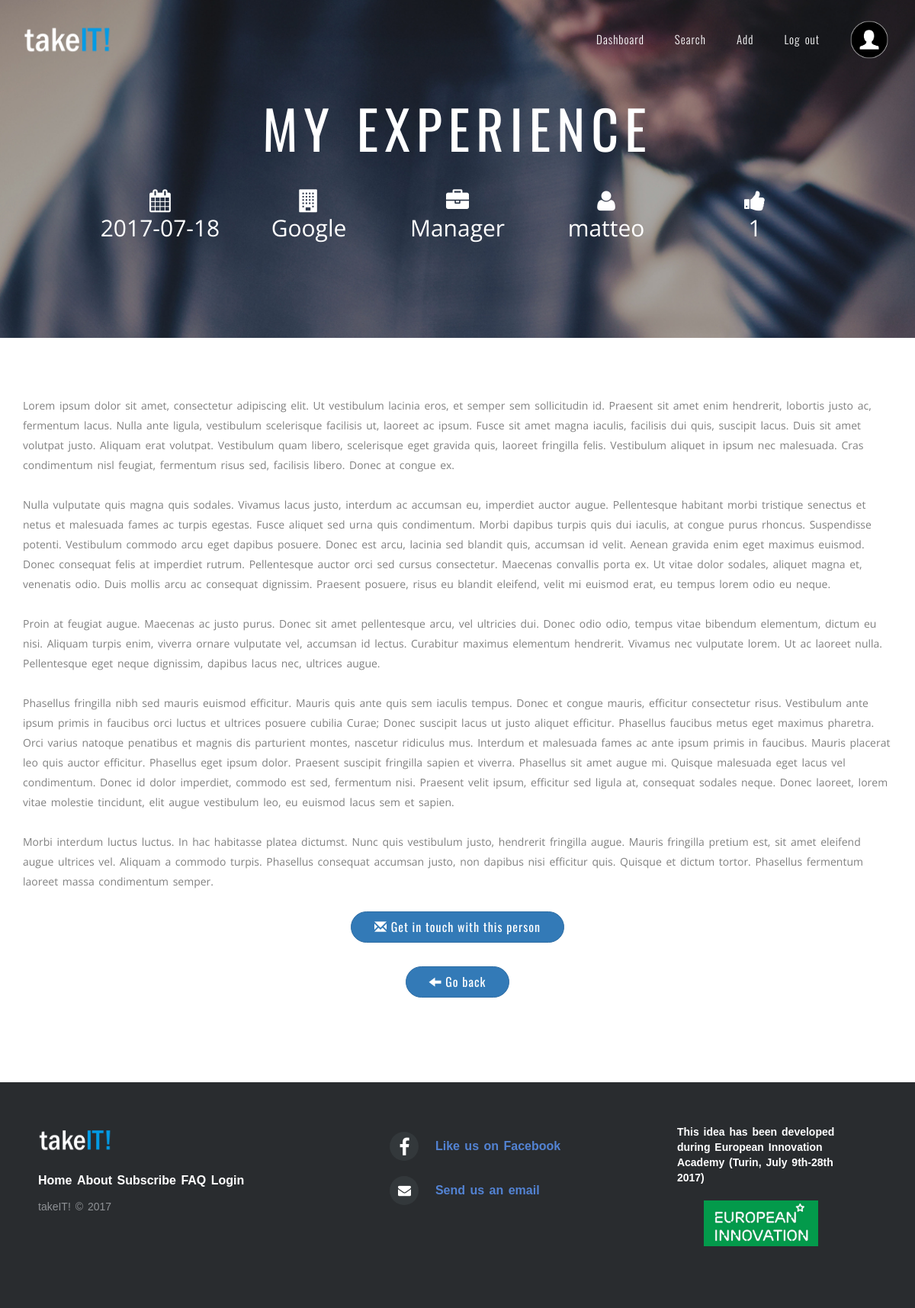
Screenshot of /app/view.php?id=4 (signed in) with the database file from the repository.
### tables this page shows
CREATE TABLE `experience` (
  `Id` int(11) NOT NULL,
  `Company` varchar(50) NOT NULL,
  `Date` date NOT NULL,
  `User` varchar(50) NOT NULL,
  `Position` varchar(50) NOT NULL,
  `Title` varchar(50) NOT NULL,
  `Description` mediumtext NOT NULL
);

### app/functions.php (called while the page is built, shortened)
<?php
  function count_votes($db, $id) {
    return $db->query("SELECT COUNT(*) FROM vote WHERE Id = $id")->fetch_array()[0];
  }
?>

### app/view.php (the view, shortened to what this page needs)
<?php
  include("functions.php");
  $db = db_connect();
  $query_info = $db->query("SELECT * FROM experience WHERE Id = $_GET[id]");
  $info = $query_info->fetch_assoc();
  $info["Votes"] = count_votes($db, $_GET["id"]);
  $mail = $db->query("SELECT Mail FROM user WHERE User = '$info[User]'")->fetch_array()[0];
?>
<!DOCTYPE html>
<html lang="en">
<head>
  <link href="../css/bootstrap.min.css" rel="stylesheet">
  <link href="../css/font-awesome.min.css" rel="stylesheet">
  <link href="../css/owl.theme.css" rel="stylesheet">
  <link href="../css/owl.carousel.css" rel="stylesheet">
  <link href="../css/owl.transitions.css" rel="stylesheet">
  <link href="../css/style.css" rel="stylesheet">
  <link href="../css/footer.css" rel="stylesheet">
  <link href="../css/own.css" rel="stylesheet">
</head>
<body>
  <header class="st-navbar">
    <nav class="navbar navbar-default navbar-fixed-top clearfix" role="navigation">
      <div class="container">
        <div class="navbar-header">
          <a class="navbar-brand" href="../"><img src="../photos/logo_white.png" alt="" class="img-responsive"></a>
        </div>
        <div class="collapse navbar-collapse main-nav" id="sept-main-nav">
          <ul class="nav navbar-nav navbar-right">
            <li><a class="nav-item-href" href="./index.php">Dashboard</a></li>
            <li><a class="nav-item-href" href="./search.php">Search</a></li>
            <li><a class="nav-item-href" href="./add.php">Add</a></li>
            <li><a class="nav-item-href" href="../">Log out</a></li>
            <li><a href="profile.php" class="profile-img-href"><img src="../photos/profile.png" style="height: 50px;"/></a></li>
          </ul>
        </div>
      </div>
    </nav>
  </header>
  <section class="home midhome" id="home" data-stellar-background-ratio="0.4">
    <div class="container">
      <div class="row">
        <div class="col-md-12">
            <div class="hero-txt">
              <h2 class="hero-title"><?php echo $info["Title"]; ?></h2>
            </div>
        </div>
        <div class="row-fluid row-info-exp">
          <div class="col-md-2 col-md-offset-1">
            <i class="fa fa-calendar"></i><p><?php echo $info["Date"]; ?></p>
          </div>
          <div class="col-md-2">
            <i class="fa fa-building"></i><p><?php echo $info["Company"]; ?></p>
          </div>
          <div class="col-md-2">
            <i class="fa fa-briefcase"></i><p><?php echo $info["Position"]; ?></p>
          </div>
          <div class="col-md-2">
            <i class="fa fa-user"></i><p><?php echo $info["User"]; ?></p>
          </div>
          <div class="col-md-2">
            <i class="fa fa-thumbs-up"></i><p><?php echo $info["Votes"]; ?></p>
          </div>
        </div>
      </div>
    </div>
  </section>
  <section class="content">
    <div class="container">
      <?php
        echo "<p>" . $info["Description"] . "</p>";
      ?>
      <p class="center">
        <a href="mailto:<?php echo $mail; ?>">
          <button type="button" class="btn btn-primary">
            <span class="glyphicon glyphicon-envelope" aria-hidden="true"></span> Get in touch with this person
          </button>
        </a>
      </p>
      <p class="center"><button class="btn btn-primary" onclick="window.history.back();">
        <span style="font-size: 100%" class="glyphicon glyphicon-arrow-left"></span> Go back
      </button></p>
    </div>
  </section>
  <footer class="footer-distributed">
    <div class="footer-left">
      <img src="../photos/logo_white.png" alt="takeIT!" style="width: 100px;">
      <div class="footer-links">
        <ul>
          <li><a href="../">Home</a></li>
          <li><a href="../#about">About</a></li>
          <li><a href="../#subscribe">Subscribe</a></li>
          <li><a href="../#faq">FAQ</a></li>
          <li><a href="../login.php">Login</a></li>
        </ul>
      </div>
      <p class="footer-company-name">takeIT! &copy; 2017</p>
    </div>
    <div class="footer-center">
      <div>
        <i class="fa fa-facebook"></i>
        <p><a href="https://www.facebook.com/TakeItofficial">Like us on Facebook</a></p>
      </div>
      <div>
        <i class="fa fa-envelope"></i>
        <p><a href="mailto:eiatakeit@gmail.com">Send us an email</a></p>
      </div>
    </div>
    <div class="footer-right">
      <p class="footer-company-about">
        <span>This idea has been developed during European Innovation Academy (Turin, July 9th-28th 2017)</span>
        <div style="text-align: center;"><img src="../photos/eia_logo.png" alt="EIA" style="height: 60px;"></div>
      </p>
    </div>
  </footer>
</body>
</html>

### css/style.css (style rules this page uses)
body { font-family: "Open Sans"; color: #808080; font-weight: 400; font-size: 14px; line-height: 26px; word-spacing: 2px; -webkit-font-smoothing: antialiased; }
p { margin-bottom: 26px; }
a { color: #0288d1; text-decoration: none !important; -webkit-transition: color 0.3s; transition: color 0.3s; }
h1, h2, h3, h4, h5, h6 { font-family: "Oswald"; color: #4c4c4c; letter-spacing: 1px; font-weight: 400; }
.img-responsive { display: inline-block; *display: inline; *zoom: 1; }
.btn { font-family: "Oswald"; font-size: 16px; letter-spacing: 1px; border-radius: 40px; padding: 8px 30px; margin-bottom: 5px; -webkit-transition: color 0.3s, background-color 0.3s, border-color 0.3s; transition: color 0.3s, background-color 0.3s, border-color 0.3s; }
.home { background-image: url(../images/hero-img9.jpg); background-position: top center; background-attachment: fixed; background-repeat: no-repeat; background-size: cover; background-color: #000; padding: 100px 0; position: relative }
.home .hero-txt { color: #fff; text-align: center; }
.home .hero-txt .hero-title { font-family: "Oswald"; color: #fff; text-transform: uppercase; font-size: 70px; line-height: 85px; font-weight: 400; letter-spacing: 8px; word-spacing: 4px; margin-bottom: 15px; margin-top: 5px; padding: 20px 10px; }
.navbar-default { background-color: transparent; border-width: 0; margin-bottom: 0 !important; height: 102px; -webkit-transition: background-color 0.3s, height 0.3s; transition: background-color 0.3s, height 0.3s; }
.navbar-brand { height: auto; padding: 27px 15px; -webkit-transition: padding 0.3s; transition: padding 0.3s; }
.navbar-brand img { height: 48px; -webkit-transition: height 0.3s; transition: height 0.3s; }
.navbar-nav > li > a { font-family: "Oswald"; font-size: 15px; font-weight: 300; letter-spacing: 1px; padding-left: 20px; padding-right: 20px; color: #fff; -webkit-transition: color 0.3s, background-color 0.3s, padding 0.3s; transition: color 0.3s, background-color 0.3s, padding 0.3s; }
.navbar-default .navbar-nav > li > a { color: #fff; }
@media (min-width: 768px) { .navbar-nav > li > a { padding-top: 41px; padding-bottom: 41px; } }

### css/footer.css (style rules this page uses)
.footer-distributed { background-color: #292c2f; box-shadow: 0 1px 1px 0 rgba(0, 0, 0, 0.12); box-sizing: border-box; width: 100%; text-align: left; font: bold 16px sans-serif; padding: 55px 50px; margin-top: 80px; }
.footer-distributed .footer-left, .footer-distributed .footer-center, .footer-distributed .footer-right { display: inline-block; vertical-align: top; }
.footer-distributed .footer-left { width: 40%; }
.footer-distributed .footer-links { color: #ffffff; margin: 20px 0 12px; padding: 0; }
.footer-distributed .footer-links a { display:inline-block; line-height: 1.8; text-decoration: none; color: inherit; }
.footer-distributed .footer-company-name { color: #8f9296; font-size: 14px; font-weight: normal; margin: 0; }
.footer-distributed .footer-center { width: 35%; }
.footer-distributed .footer-center i { background-color: #33383b; color: #ffffff; font-size: 25px; width: 38px; height: 38px; border-radius: 50%; text-align: center; line-height: 42px; margin: 10px 15px; vertical-align: middle; }
.footer-distributed .footer-center i.fa-envelope { font-size: 17px; line-height: 38px; }
.footer-distributed .footer-center p { display: inline-block; color: #ffffff; vertical-align: middle; margin:0; }
.footer-distributed .footer-center p a { color: #5383d3; text-decoration: none;; }
.footer-distributed .footer-right { width: 20%; }
.footer-distributed .footer-company-about { line-height: 20px; color: #92999f; font-size: 13px; font-weight: normal; margin: 0; }
.footer-distributed .footer-company-about span { display: block; color: #ffffff; font-size: 14px; font-weight: bold; margin-bottom: 20px; }

### css/own.css (style rules this page uses)
html, body { height: 100%; }
.home { background-image: url(../photos/bg-home-overlay.jpg); display: flex; align-items: center; }
.footer-links ul { padding: 0px; list-style-type: none; }
.footer-links ul li { display: inline-block; }
.content { padding-top: 50px; }
.row-info-exp { text-align: center; font-size: 30px; color: #fff; line-height: 36px; }
.center { text-align: center; }
@media (min-width: 768px) { .navbar-nav > li > a.nav-item-href { padding-top: 41px; } }
@media (min-width: 768px) { .navbar-nav > li > a.profile-img-href { padding-top:27px; height: 102px; } }

### rows the page displays
experience: Title "MY EXPERIENCE", Date "2017-07-18", Company "Google", Position "Manager", User "matteo", Description "Lorem ipsum dolor sit amet, consectetur adipiscing elit. Ut vestibulum lacinia eros, et semper sem sollicitudin id. Praesent sit amet enim hendrerit, lobortis justo ac, fermentum lacus. Nulla ante ligula, vestibulum scelerisque facilisis ut, laoreet ac ipsum. Fusce sit amet magna iaculis, facilisis dui quis, suscipit lacus. Duis sit amet volutpat justo. Aliquam erat volutpat. Vestibulum quam libero, scelerisque eget gravida quis, laoreet fringilla felis. Vestibulum aliquet in ipsum nec malesuada. Cras condimentum nisl feugiat, fermentum risus sed, facilisis libero. Donec at congue ex. Nulla vulputate quis magna quis sodales. Vivamus lacus justo, interdum ac accumsan eu, imperdiet auctor…"

### other values shown
$info["Votes"] "1"
